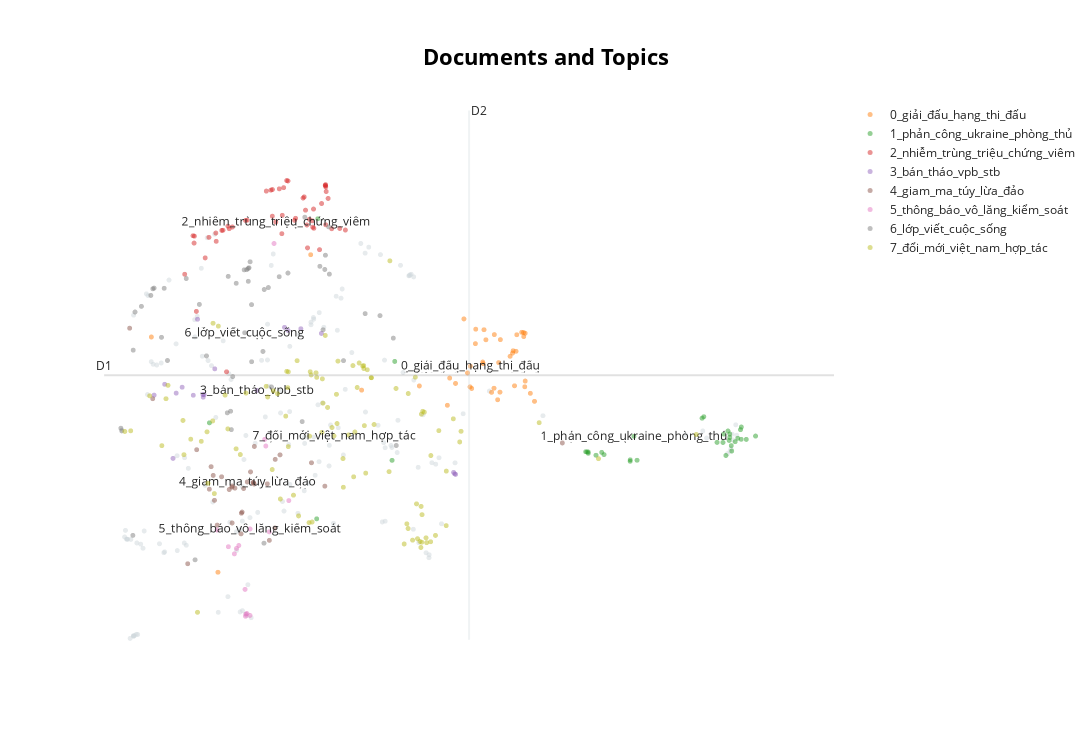

The code cell stored with this chart in its notebook:
### Markdown cell above
#### Custom Hover

### Code cell
# titles = [i for i in papers["title"]]
# topic_model.visualize_documents(titles, reduced_embeddings=reduced_embeddings)

### Figure 1 — Plotly figure (JSON) as saved in the notebook; plotly's stock layout.template omitted (floating-point values rounded to 4 significant figures; data arrays with more than 128 entries replaced by an {"elided": "..."} marker saying what was removed)
{"data": [{"hoverinfo": "text", "hovertext": {"elided": "163 str values"}, "marker": {"color": "#CFD8DC", "opacity": 0.5, "size": 5}, "mode": "markers+text", "name": "other", "showlegend": false, "type": "scattergl", "x": {"elided": "163 float values"}, "y": {"elided": "163 float values"}}, {"hoverinfo": "text", "hovertext": ["Hargreaves: 'Bayern chỉ cần đá đúng phong độ để thắng Man Utd' - VnExpress Thể thao", "Hai đội bóng đá nam bỏ ASIAD 19 - VnExpress Thể thao", "Tuyển nữ Việt Nam dự ASIAD 19 không có Huỳnh Như - VnExpress Thể thao", "MU sẽ thi đấu đội hình nào nếu loại cả Antony và Sancho? - Báo VietnamNet", "Nữ ca sĩ bị lừa quay cảnh nhạy cảm nhất MV năm 20 tuổi, rời showbiz để làm việc 12 giờ/ngày với mức lương bất ngờ - Tạp chí Doanh Nghiệp Việt Nam", "Lịch thi đấu vòng 5 Ngoại hạng Anh: MU và Man City gặp đối thủ khó chịu - Báo VOV", "Á quân Aquaman Vietnam tăng tốc tập luyện cho ngày trở lại - VnExpress Thể thao", "Thể thức đấu MuayThai mới lần đầu đến Việt Nam - VnExpress Thể thao", "Joao Felix giúp Barca thắng đậm ở Champions League - VnExpress Thể thao", "Thuỳ Linh vô địch Vietnam Open 2023 - VnExpress Thể thao", "Thể thao Triều Tiên trở lại quốc tế sau 4 năm đóng cửa - VnExpress Thể thao", "Thủ môn Lazio được so sánh với Haaland - VnExpress Thể thao", "Ai có thể thay thế Hansi Flick ngồi ghế nóng ĐT Đức? - Tạp chí Người Đưa Tin", "Man City thắng ngược trận ra quân Champions League - VnExpress Thể thao", "Nhận định Tây Ban Nha vs Đảo Síp, 1h45 ngày 13/9, vòng loại EURO 2024 - Báo Công Luận", "[Kết quả] Việt Nam 2-0 Palestine - giao hữu quốc tế", "Enrique: 'PSG cần thoát khỏi nỗi ám ảnh Champions League' - VnExpress Thể thao", "Kipchoge sẵn sàng chinh phục Berlin Marathon 2023 - VnExpress Thể thao", "HLV Palestine chỉ rõ điểm mạnh của tuyển Việt Nam - Báo Giáo Dục & Thời Đại", "Con đường học vấn và hành trình đến ngôi vô địch billiard thế giới của Bao Phương Vinh - Báo Thế Giới & Việt Nam", "Carlsen mất trắng hậu ở Speed Chess Championship - VnExpress Thể thao", "HLV Pohang Steelers: 'Hà Nội FC không dễ chơi' - VnExpress Thể thao", "Chuyển nhượng V-League: HAGL chia tay Brandao, Hà Nội FC công bố 2 tân binh - Báo VOV", "TRỰC TIẾP đội tuyển Việt Nam và Palestine: Thuốc thử xứng tầm - Báo Quân Đội Nhân Dân", "Chú Nadal: 'Cháu tôi khó bắt kịp Djokovic' - VnExpress Thể thao", "'Đại gia' V-League chiêu mộ cầu thủ từng đối đầu sao MU - Báo Giao Thông", "Ronaldo mờ nhạt ở trận đầu AFC Champions League - VnExpress Thể thao", "Henry: 'Dùng Messi, Neymar, Mbappe cùng lúc là sai lầm' - VnExpress Thể thao", "Các đối thủ của Việt Nam ghìm chân nhau ở Asiad 19 - VnExpress Thể thao", "HLV tuyển Hàn Quốc bực bội trước áp lực dư luận: Không thích thì đi mà tìm HLV khác - Báo Tiền Phong", "Ông Park liệu có buồn với phát biểu của HLV Troussier? - Tạp chí SaoStar", "Truyền thông thế giới thán phục cơ thủ Bao Phương Vinh - VnExpress Thể thao", "Newcastle giành điểm đầu tiên ở bảng 'tử thần' - VnExpress Thể thao", "Hà Nội FC chi triệu USD mua ngoại binh đá giải châu Á - VnExpress Thể thao", "HLV Mai Đức Chung muốn vào bán kết ASIAD 19 - VnExpress Thể thao", "Mbappe giúp PSG hạ Dortmund ở Champions League - VnExpress Thể thao", "BLV Quang Huy: Quang Hải tỏa sáng, ĐTVN sẽ nối dài chiến tích cho HLV Troussier! - Báo Tổ Quốc", "Chuyên gia dự đoán Arsenal thua trên sân Everton - VnExpress Thể thao", "Vì sao Trần Quyết Chiến nhắc Bao Phương Vinh nâng cao Cup? - VnExpress Thể thao", null], "marker": {"opacity": 0.5, "size": 5}, "mode": "markers+text", "name": "0_giải_đấu_hạng_thi_đấu", "text": ["", "", "", "", "", "", "", "", "", "", "", "", "", "", "", "", "", "", "", "", "", "", "", "", "", "", "", "", "", "", "", "", "", "", "", "", "", "", "", "0_giải_đấu_hạng_thi_đấu"], "textfont": {"size": 12}, "type": "scattergl", "x": [2.922, 2.918, 2.826, 2.65, -0.8856, 2.764, 2.369, 2.592, 3.101, 2.039, 2.892, 2.744, 3.188, 2.856, 1.408, 2.735, 3.193, 2.564, 2.904, 2.344, -0.1594, 3.055, 3.062, 2.729, 2.524, 3.029, 3.175, 3.177, 2.853, 3.295, 3.249, 2.609, 0.8525, 3.093, 3.077, 3.155, 3.193, 2.654, 2.433, 2.594], "y": [5.085, 4.218, 4.215, 5.019, 5.129, 5.083, 4.451, 4.305, 5.166, 4.321, 4.093, 5.249, 4.307, 5.168, 4.252, 4.689, 5.191, 4.535, 4.706, 4.002, 1.246, 4.864, 4.902, 4.715, 5.427, 4.81, 5.202, 5.136, 4.283, 4.066, 4.199, 4.279, 6.487, 4.892, 4.323, 5.206, 4.401, 5.258, 4.362, 4.647]}, {"hoverinfo": "text", "hovertext": ["Hàn Quốc triệu Đại sứ Nga - VnExpress", "Tiêm kích Nga chặn trinh sát cơ Mỹ - VnExpress", "Ukraine tuyên bố chặn 35 tên lửa, UAV tự sát Nga - VnExpress", "Nga tiết lộ hậu trường chuẩn bị quà cho ông Kim Jong-un - VnExpress", "Rò rỉ hình ảnh chiếc Challenger 2 thứ hai bị Nga phá hủy trên chiến trường Ukraine - Báo Tiền Phong", "Tổng thống Zelensky nhận định về chiến dịch phản công của Ukraine - Báo Tin Tức TTXVN", "Sai lầm chiến thuật có thể làm suy yếu phòng tuyến Nga ở Ukraine - VnExpress", "Nga 'tập kích kho tên lửa Storm Shadow' của Ukraine - VnExpress", "Latvia đóng một trong hai cửa khẩu với Belarus - VnExpress", "Ông Putin: Nền kinh tế Nga đã hồi phục hoàn toàn - VnExpress", "Tướng Mỹ cảnh báo Ukraine sắp hết thời gian phản công - Tạp chí Một Thế Giới", "NATO lên kế hoạch tập trận lớn nhất kể từ thời Chiến tranh Lạnh - Báo Tin Tức TTXVN", "Ukraine đối mặt bài toán sửa chữa tăng thiết giáp phương Tây - VnExpress", "Tiền tuyến mạng trong xung đột Ukraine - VnExpress", "Ông Kim Jong-un về đến Bình Nhưỡng - VnExpress", "Tổng thống Belarus đề xuất hợp tác ba bên với Nga và Triều Tiên - VnExpress", "Xe tăng Challenger thứ 2 của Anh bị hạ trên chiến trường Ukraine - Báo VietnamPlus", "Ukraine bác cáo buộc 'tự bắn nhầm thành phố miền đông' - VnExpress", "Cuộc phản công của Ukraine: Đi tìm đột phá - Tạp chí Người Đưa Tin", "Ukraine dùng mô hình vũ khí phương Tây làm mồi nhử khiến Nga tiêu hao nguồn lực - Báo VOV", "Kiev vấp đá tảng khi Moscow tăng chiều sâu bãi mìn ở Zaporozhye - Báo Giáo Dục & Thời Đại", "Ông Kim Jong-un cảm ơn ông Putin sau chuyến thăm Nga - VnExpress", "Iran trở thành quốc gia thứ 4 trên thế giới sở hữu vũ khí siêu thanh - Báo Bảo Vệ Pháp Luật", "Bộ trưởng Quốc phòng Nga thăm Iran - VnExpress", "Phi hành gia Mỹ lập kỷ lục ở lâu nhất trong vũ trụ", "Truyền thông Hàn Quốc: Tàu chở ông Kim Jong-un có thể đã khởi hành đến Nga - Báo Pháp Luật TP.HCM", "Lãnh đạo Chechnya đăng video giữa tin đồn 'ốm nặng' - VnExpress", "Ukraine cáo buộc Nga tấn công loạt mục tiêu công nghiệp - VnExpress", "Tướng Mỹ: Ukraine khó đẩy lùi hoàn toàn lực lượng Nga - VnExpress", "Ngoại trưởng Trung Quốc đến Nga bàn về an ninh - VnExpress", "Phương Tây lo lắng khi 'Máy bay ngày tận thế' của Nga liên tục cất cánh - Chuyên trang An Ninh Thủ Đô - Báo Công an nhân dân", "Đại tá Nga nói tàu ngầm Mỹ từng bị bám đuôi suốt 9 giờ - VnExpress", "Ông Kim Jong-un tham quan oanh tạc cơ, tên lửa siêu vượt âm Nga - VnExpress", "Chỉ huy Ukraine chê chiến thuật NATO - VnExpress", null], "marker": {"opacity": 0.5, "size": 5}, "mode": "markers+text", "name": "1_phản_công_ukraine_phòng_thủ", "text": ["", "", "", "", "", "", "", "", "", "", "", "", "", "", "", "", "", "", "", "", "", "", "", "", "", "", "", "", "", "", "", "", "", "", "1_phản_công_ukraine_phòng_thủ"], "textfont": {"size": 12}, "type": "scattergl", "x": [4.339, 4.053, 5.287, 3.966, 5.142, 5.351, 5.425, 5.55, 5.446, 5.442, 5.542, 1.77, 5.406, 5.425, 3.853, 5.383, 5.123, 5.419, 5.552, 5.606, 5.707, 3.881, -0.252, 4.338, 1.741, 3.868, 0.9302, 5.484, 5.512, 4.414, 0.918, 4.028, 3.881, 5.359, 4.379], "y": [3.101, 3.187, 3.389, 3.177, 3.813, 3.388, 3.527, 3.44, 3.246, 3.336, 3.599, 4.726, 3.577, 3.47, 3.235, 3.173, 3.788, 3.422, 3.643, 3.439, 3.494, 3.23, 3.712, 3.077, 3.093, 3.233, 7.081, 3.4, 3.457, 3.094, 2.127, 3.225, 3.209, 3.527, 3.489]}, {"hoverinfo": "text", "hovertext": ["Brad Pitt luyện cơ bắp, ăn kiêng giữ dáng ở tuổi 60 - VnExpress Giải trí", "Sốc sốt xuất huyết nguy kịch - VnExpress Sức khỏe", "Bé 3 tuổi ung thư lưỡi - VnExpress Sức khỏe", "Bệnh uốn ván - VnExpress Sức khỏe", "Tác dụng của dầu long não: giảm đau nhức, trị nấm, thông mũi và nhiều công dụng khác - Báo Phụ Nữ Việt Nam", "Sinh thiết có khiến tế bào ung thư lan rộng? - VnExpress Sức khỏe", "Số ca sốt xuất huyết ở Hà Nội tăng gấp đôi trong một tuần - VnExpress Sức khỏe", "Ăn đồ thừa qua đêm có gây hại? - VnExpress Sức khỏe", "Hải Phòng: Bệnh đau mắt đỏ có nguy cơ bùng phát - Báo Kiến Thức", "Ăn gì giúp hạ men gan? - VnExpress Sức khỏe", "10 tác dụng của cần tây đối với sức khỏe - VnExpress Sức khỏe", "Đau mắt đỏ xuất huyết - VnExpress Sức khỏe", "'Bánh trung thu Việt quá đắt'", "Vì sao cần tiêm ngừa dại và uốn ván khi chuột cắn - VnExpress Sức khỏe", "Nối thành công cổ tay đứt rời - VnExpress Sức khỏe", "Bí quyết chọn dầu ăn của các đầu bếp nổi tiếng - VnExpress Đời sống", "Nguyên nhân trẻ tai biến sau tiêm vaccine viêm gan B do đâu? - Báo Kinh Tế Đô Thị", "Bệnh béo phì - VnExpress Sức khỏe", "Biến chứng nguy hiểm của viêm VA - áp xe thành sau họng - Báo VOV", "Quán phở đỏ Xín Mần tráng tay ở Hà Nội - VnExpress Du lịch", "Hơn 110 người ngộ độc sau ăn bánh mì Phượng xuất viện - VnExpress Sức khỏe", "Ăn tiết canh có bổ máu? - VnExpress Sức khỏe", "Tầm soát đột quỵ - nên hay không? - VnExpress Sức khỏe", "Nấu ăn sáng tại nhà, gia đình tôi tiết kiệm 1,8 triệu đồng mỗi tháng - VnExpress", "Bệnh đau mắt đỏ do enterovirus và adenovirus gây ra có nguy hiểm? - Tạp chí Một Thế Giới", "Cách chăm sóc da sau thủ thuật laser - VnExpress Sức khỏe", "Hà Nội: Ghi nhận ba ca tử vong do sốt xuất huyết, người dân không được chủ quan, lơ là - Báo Tin Tức TTXVN", "Giảm 13 kg trong 6 tháng - VnExpress Sức khỏe", "Nên và không nên làm gì khi bị viêm xoang? - VnExpress Sức khỏe", "Học viên Bệnh viện Việt Đức bị tố sàm sỡ bệnh nhân trong phòng X-quang - VnExpress Sức khỏe", "Ăn gì khiến bạn trông già hơn tuổi? - VnExpress Sức khỏe", "Sở Y tế TP.HCM nói gì về thông tin đau mắt đỏ lây qua nước uống? - Báo VietnamNet", "Các bệnh đau cổ tay do gõ máy tính nhiều - VnExpress Sức khỏe", "Nữ sinh mắc Whitmore tử vong - VnExpress Sức khỏe", "Tiên lượng sống của người bệnh ung thư đại trực tràng - VnExpress Sức khỏe", "5 thực phẩm hại gan - VnExpress Sức khỏe", "'Ăn trong chánh niệm' giúp mẹ bỉm giảm 18 kg - VnExpress Sức khỏe", "Bé 10 tuổi bị đột quỵ não - VnExpress Sức khỏe", "Có nên thở bằng miệng thay mũi? - VnExpress Sức khỏe", "Hai anh em nhảy từ tầng 7 chung cư mini đang bình phục - VnExpress Sức khỏe", "Giảm 24 kg trong 5 tháng - VnExpress Sức khỏe", "Nhiễm trùng máu ở trẻ em - VnExpress Sức khỏe", "Nguyên nhân bé trai sơ sinh tử vong sau tiêm vắc-xin viêm gan B - Báo Người Lao Động", "Bé đông đặc phổi bởi đồng nhiễm vi khuẩn - VnExpress Sức khỏe", "Lại gần chó nhà đang ăn, bé gái bị cắn rách mặt - VnExpress Sức khỏe", "Mờ mắt do đau mắt đỏ có nguy hiểm? - VnExpress Sức khỏe", "Bị cắt cụt tứ chi sau ăn cá rô phi chưa nấu chín - VnExpress Sức khỏe", "Đồng xu mắc kẹt trong thực quản bé 5 tuổi - VnExpress Sức khỏe", "Nữ sinh mắc Whitmore tử vong - VnExpress Sức khỏe", "Một bệnh nhân vụ cháy chung cư mini còn phải thở máy - VnExpress Sức khỏe", "Bệnh Whitmore - VnExpress Sức khỏe", null], "marker": {"opacity": 0.5, "size": 5}, "mode": "markers+text", "name": "2_nhiễm_trùng_triệu_chứng_viêm", "text": ["", "", "", "", "", "", "", "", "", "", "", "", "", "", "", "", "", "", "", "", "", "", "", "", "", "", "", "", "", "", "", "", "", "", "", "", "", "", "", "", "", "", "", "", "", "", "", "", "", "", "", "2_nhiễm_trùng_triệu_chứng_viêm"], "textfont": {"size": 12}, "type": "scattergl", "x": [0.5378, 0.7696, 0.435, 1.082, 0.9717, 0.8835, 0.7815, -0.1171, 1.015, -0.05009, 1.016, 1.022, -0.4307, 0.434, 1.231, -0.2986, 0.5907, 0.8113, 0.7964, -0.4194, -0.4166, -0.2579, 0.887, -0.5217, 1.014, 1.043, -0.3945, 0.1416, 0.5425, 0.8381, -0.03652, 1.011, 1.17, 0.818, 0.8703, -0.001375, -0.105, 0.4182, 0.6877, -0.06526, 0.1589, 0.5579, 0.6047, 0.51, -0.1783, 1.017, -0.1826, 0.3685, 0.9495, 0.6773, 0.8744, 0.4718], "y": [6.834, 7.422, 7.562, 6.915, 7.332, 7.241, 7.441, 6.888, 7.644, 6.958, 6.981, 7.53, 6.8, 7.123, 6.894, 6.435, 7.711, 6.977, 7.222, 6.679, 6.793, 6.774, 6.923, 6.164, 7.623, 7.416, 5.551, 7.052, 7.137, 7.071, 6.916, 7.633, 6.921, 6.6, 7.047, 6.944, 6.891, 7.553, 7.088, 4.554, 7.057, 7.594, 7.704, 7.574, 6.708, 7.606, 6.844, 7.537, 6.57, 7.054, 6.942, 7.028]}, {"hoverinfo": "text", "hovertext": ["Trung Quốc tăng cường đảm bảo sự ổn định của đồng nhân dân tệ - Báo VietnamPlus", "Bán tháo trên diện rộng, chứng khoán giảm sâu - Báo Sài Gòn Giải Phóng", "Chứng khoán thanh khoản đột biến 1,5 tỷ USD - Báo Tiền Phong", "Trung Quốc quyết tâm chặn đà giảm giá của đồng nhân dân tệ - Báo VOV", "Chứng khoán bất ngờ lao dốc, khối ngoại bán hơn 1.000 tỉ đồng - Báo Người Lao Động", "Nhà đầu tư 'quay xe', thị trường chìm trong sắc đỏ, VN-Index mất gần 18 điểm - Chuyên trang Đầu Tư Chứng Khoán - Báo Đầu Tư", "Trả cổ tức bằng tiền đến 30%, chứng khoán cao su đặt nhiều kỳ vọng - Báo Giao Thông", "Thanh khoản bùng nổ, VN-Index mất đỉnh tháng 8 - Tạp chí Người Đưa Tin", "Cổ phiếu bất động sản, ngân hàng kéo lùi thị trường - VnExpress Kinh doanh", "Rạng Đông Holding muốn huy động 300 tỷ đồng để trả nợ - Tạp chí Người Đưa Tin", "Giới đầu tư chứng khoán 'hồi hộp' chờ đợi thông tin lạm phát của Mỹ - Báo Tin Tức TTXVN", "Tỷ giá trung tâm vượt mốc 24.000 đồng/USD, vàng trong nước vững 'vị thế' - Báo Đầu Tư", "Cổ phiếu bất động sản lao dốc, VN-Index mất hơn 17 điểm - Báo Nhân Dân", "Giá vàng trong nước tăng cao, vàng miếng áp sát mốc 69 triệu đồng - Báo VietnamNet", "Đầu tư Hải Phát: Nước gần vẫn… không cứu được lửa gần - Tạp chí Vnbusiness", "Đối mặt với thách thức '2 chữ D', Trung Quốc có thể phải 'hi sinh' đồng Nhân dân tệ - Tạp chí Đầu tư Tài chính", "Chứng khoán: Thị trường đỏ lửa, khối ngoại bán ròng 1.000 tỷ đồng - Chuyên trang An Ninh Thủ Đô - Báo Công an nhân dân", "Cổ phiếu tăng gấp 3 lần, người nhà Chủ tịch Hoa Sen thoái sạch vốn - Tạp chí Người Đưa Tin", null], "marker": {"opacity": 0.5, "size": 5}, "mode": "markers+text", "name": "3_bán_tháo_vpb_stb", "text": ["", "", "", "", "", "", "", "", "", "", "", "", "", "", "", "", "", "", "3_bán_tháo_vpb_stb"], "textfont": {"size": 12}, "type": "scattergl", "x": [2.434, 0.7452, -0.8558, 2.412, -0.4285, 0.5673, -0.5499, -0.3097, 0.9696, -0.7405, -0.194, -0.3201, 0.6053, -0.3228, -0.6494, 2.424, -0.6149, -0.3821, 0.266], "y": [2.861, 5.265, 4.169, 2.894, 4.167, 5.288, 4.3, 4.176, 5.188, 4.348, 4.603, 4.136, 5.237, 4.18, 3.125, 2.871, 4.202, 5.422, 4.246]}, {"hoverinfo": "text", "hovertext": ["Nguyễn Tài - Tư Trọng và những bí danh đầy ý nghĩa - Chuyên trang An Ninh Thế Giới - Báo Công an Nhân dân", "Say rượu, tông chết người rồi bỏ trốn - VnExpress", "Phê chuẩn khởi tố, bắt tạm giam đối tượng vận chuyển hơn 300 hộp pháo hoa nổ - Báo Bảo Vệ Pháp Luật", "Màn kịch tinh vi của cựu nữ hiệu phó tiểu học ở Gia Lai để uy hiếp chủ nợ - Báo VietnamNet", "Bắt giam chủ hụi lừa đảo hơn 1,6 tỷ đồng - Báo Tin Tức TTXVN", "Mang 3 tiền án, vẫn vận chuyển 18.000 viên ma túy - Báo Công An Nhân Dân", "Ninh Bình: Cô gái trẻ lẻn vào shop quần áo trộm 2 chiếc Iphone - Báo Kiến Thức", "Trao trả tài sản cho người bị đánh rơi - Chuyên trang An Ninh Thủ Đô - Báo Công an nhân dân", "Lật tẩy thủ đoạn tinh vi của 'vợ xinh' kết hôn giả lừa đảo chiếm đoạt tài sản - Chuyên trang An Ninh Thủ Đô - Báo Công an nhân dân", "Hòa Bình: Bắt nhóm nam nữ tổ chức 'tiệc ma túy' tại chung cư Sao Vàng - Báo Kiến Thức", "Tìm bị hại liên quan đến dự án Airport New Center ở Đồng Nai - Báo Công An Nhân Dân", "Con trai bị 'đầu gấu' bắt giữ, người mẹ đến tận nơi tìm cách giải quyết - Báo VietnamNet", "Trăm cảnh sát giữ trật tự phiên xử băng 'giang hồ áo cam' - VnExpress", "Tạm giữ hơn 800 bánh trung thu có dấu hiệu nhập lậu ở Hà Nội - Chuyên Trang Công Lý & Xã Hội - Báo Công Lý", "Bắt đối tượng trốn truy nã về tội 'sử dụng trái phép vũ khí quân dụng' - Báo Bảo Vệ Pháp Luật", "Quảng Ninh triệt phá nhóm sản xuất, lưu hành tiền giả liên tỉnh - Báo Pháp Luật TP.HCM", "Hải quan phối hợp phát hiện, bắt giữ 1,4 tấn ma túy trong 8 tháng - Báo VietnamPlus", "Xử phạt hành chính người cung cấp thông tin sai sự thật về cưỡng chế công trình vi phạm - Báo Dân Sinh", "Thuê phòng quán karaoke để tổ chức đánh bạc - Chuyên trang An Ninh Thủ Đô - Báo Công an nhân dân", "Các thủ đoạn lừa khách hàng của công ty bất động sản Lộc Phúc tại Đồng Nai - Báo Pháp Luật TP.HCM", "Lai Châu bắt giữ đối tượng mua bán trái phép sừng tê giác, mật gấu - Báo VietnamPlus", "Thu giữ 100 bao thuốc lá điếu nhập lậu - Chuyên Trang Công Lý & Xã Hội - Báo Công Lý", "Mạo danh cán bộ cấp cao lừa đảo, chiếm đoạt gần 10 tỉ đồng - Báo Bảo Vệ Pháp Luật", "Quen nhau trong tù, về đời rủ nhau lập nhóm trộm xe - Báo Pháp Luật TP.HCM", "Công an tỉnh Hà Tĩnh: Bắt đối tượng lừa bán 20 lô đất - Báo Pháp Luật Việt Nam", "Nghi phạm cướp tiền ở Hàn Quốc bị bắt sau khi trốn sang Việt Nam - VnExpress", "Khởi tố, bắt tạm giam Tổng Giám đốc cùng 21 Trưởng ban, Trưởng phòng, kế toán, tổ trưởng, 'diễn viên' dàn cảnh bán bất động sản 'ma' - Báo Chính Phủ", "Khống chế, bắt giữ nhóm đối tượng mua bán ma túy - Chuyên trang Bảo Vệ Công Lý - Báo Công Lý", "Bắt 9 người ở Hòa Bình sử dụng ma túy tại tòa nhà chung cư - Báo Giáo Dục & Thời Đại", "Hai lãnh đạo công ty trà nổi tiếng ở thành phố Bảo Lộc bị cấm xuất cảnh - Báo Tin Tức TTXVN", "Dàn cảnh đánh người vì bị 'dán đè quảng cáo trên cột điện'", "Người phụ nữ bị xử phạt vì xúc phạm cảnh sát giao thông trên facebook - Báo VOV", null], "marker": {"opacity": 0.5, "size": 5}, "mode": "markers+text", "name": "4_giam_ma_túy_lừa_đảo", "text": ["", "", "", "", "", "", "", "", "", "", "", "", "", "", "", "", "", "", "", "", "", "", "", "", "", "", "", "", "", "", "", "", "4_giam_ma_túy_lừa_đảo"], "textfont": {"size": 12}, "type": "scattergl", "x": [0.2251, -0.489, 0.09663, -1.123, -0.871, -0.1193, -0.2531, 0.1962, 0.2278, -0.211, 0.3794, -0.1673, 0.09265, 0.4656, 0.104, -0.03647, 0.2377, 0.4622, 0.02566, 0.2354, 0.5181, 0.861, -0.006811, -0.1971, 0.1209, 3.599, -0.3914, -0.004124, -0.2339, 1.007, -0.004491, 0.4015, 0.1609], "y": [2.728, 1.386, 2.221, 5.274, 4.11, 2.821, 2.617, 2.902, 2.725, 2.844, 2.704, 2.024, 1.88, 3.109, 2.239, 2.611, 3.322, 1.976, 2.634, 2.702, 3.183, 3.052, 2.65, 2.432, 2.628, 3.38, 3.268, 2.668, 2.988, 2.667, 2.059, 1.772, 2.737]}, {"hoverinfo": "text", "hovertext": ["Bảng giá xe máy SH Mode mới nhất tháng 9/2023 - Báo VTC News", "Dịch vụ phá khóa bánh xe giá 50 USD - VnExpress", "Còi xe cảnh sát có thể khiến tài xế khác thấy rung - VnExpress", "Bố trí cảnh sát giao thông trực hệ thống camera giám sát 24/24 từ 15/9 - Báo Công Thương", "Tạm hoãn phiên tòa vụ Cựu giám đốc Sở ở Bình Dương làm sai nhiều quy định - Báo Tin Tức TTXVN", "Hyundai Palisade - tân binh SUV cỡ E giá 1,47-1,59 tỷ đồng - VnExpress", "CSGT phải khẩn trương xử lý tin báo vi phạm, phản ánh của người dân - Báo Sức Khỏe & Đời Sống", "Nan giải xử lý xe 'vô chủ' - VnExpress", "Cập nhật bảng giá xe hãng Lexus mới nhất tháng 9/2023 - Báo Thế Giới & Việt Nam", "Thiết bị giám sát hành trình và thu thập hình ảnh tài xế là gì - VnExpress", "Lời cãi 'đến cùng' trong vụ án kẹp chân cảnh sát, phớt lờ lời kêu cứu - VnExpress", "Ford F-150 2024 - siêu bán tải tràn ngập công nghệ - VnExpress", "Đây là lý do vì sao vô lăng ôtô ngày càng dày hơn - Báo Kiến Thức", "Bán xe VinFast Fadil bản tiêu chuẩn 2021? - VnExpress", "Xe máy vô chủ chất thành đống ở bến xe - Báo Pháp Luật TP.HCM", null], "marker": {"opacity": 0.5, "size": 5}, "mode": "markers+text", "name": "5_thông_báo_vô_lăng_kiểm_soát", "text": ["", "", "", "", "", "", "", "", "", "", "", "", "", "", "", "5_thông_báo_vô_lăng_kiểm_soát"], "textfont": {"size": 12}, "type": "scattergl", "x": [0.1569, 0.0199, 0.4527, 0.3629, 0.6139, 0.1415, 0.4009, -0.04555, 0.1444, 0.3502, -0.1685, 0.1366, 0.06846, 0.19, 0.04313, 0.1912], "y": [0.5643, 1.549, 6.672, 3.329, 2.428, 0.5188, 1.912, 1.667, 0.5531, 3.438, 1.943, 0.9628, 1.687, 0.5327, 1.639, 1.96]}, {"hoverinfo": "text", "hovertext": ["Cái chết của mẹ đơn thân sau khi đi bar: Bộ hài cốt cháy đen - Tạp chí Người Đưa Tin", "Hôn nhân 27 năm của 'Người sói' Hugh Jackman - VnExpress Giải trí", "Tạo hình bác Ba Phi của Trấn Thành - VnExpress Giải trí", "Khủng hoảng lao động rình rập Nhật Bản - VnExpress Kinh doanh", "Thường xuyên mơ về người yêu cũ - VnExpress", "'Hawking Hawking' - chân dung khác về một huyền thoại - VnExpress Giải trí", "Mẹ tôi đang sống hạnh phúc với dượng thì bỗng nhiên bố tôi trở về và muốn chen ngang - Báo Phụ Nữ Việt Nam", "Tân sinh viên 'sốc' trước muôn vàn khó khăn khi xa nhà - Báo Sức Khỏe & Đời Sống", "Tôi có sai khi muốn chồng ru con ngủ để cai sữa? - VnExpress", "Mỗi tháng trung bình có hơn 200 vụ ly hôn ở một tỉnh miền Trung - Báo Công An Nhân Dân", "Jeannie Mai ly hôn - VnExpress Giải trí", "Nên có bao nhiêu bạn thân? - VnExpress Đời sống", "Nhà bê tông trần với vườn rau trên mái - VnExpress", "Clip: Người phụ nữ chửi bới, đánh tài xế vì không được xuống xe - Tạp chí Người Đưa Tin", "Nên có bao nhiêu bạn thân? - VnExpress Đời sống", "Bị bạn thân lừa vay 200 triệu, đến lúc đổ bể, tôi bị chồng đuổi ra khỏi nhà - Báo Phụ Nữ Việt Nam", "Ca sĩ Anh Thơ tuổi 47: Làm mẹ đơn thân, đủ tiền mua biệt thự vẫn ở chung cư vì con - Báo Phụ Nữ Việt Nam", "Những điều phụ nữ nên làm trước khi kết hôn - VnExpress Đời sống", "Người Libya đào mộ tập thể chôn nạn nhân lũ quét - VnExpress", "Vụ cháy ở TP.HCM khiến hai em nhỏ tử vong: Thấy chết mà không cứu được - Báo VOV", "Nghe podcasts | Sát nhân 'đội lốt' pháp sư sát hại 42 người", "Vợ chịu áp lực sinh con trai, chồng xóa tan nỗi lo chỉ bằng một câu nói - Báo VietnamNet", "Phòng trọ tiện nghi 'ế' khách - VnExpress Đời sống", "Xin việc tuổi 34 nhưng không nơi nào chịu nhận", "Nên làm gì để sinh lợi trên đất vườn 8.000 m2? - VnExpress", "Nhật lần đầu ghi nhận gần 12,5 triệu người trên 80 tuổi - VnExpress", "Yên Bái: Người dân tự ý san tạo mặt bằng, lấp công trình thủy lợi - Báo VietnamPlus", "Căn hộ 41 m2 có thiết kế 'giấu đồ' - VnExpress", "Bác sĩ 'kê' thiên nhiên vào đơn thuốc trị bệnh - VnExpress Sức khỏe", "'Vua son môi' xin lỗi vì chê khách hàng ít tiền - VnExpress Giải trí", "Có nhu cầu nhưng không muốn làm quen, cặp bồ - VnExpress", "Khó ly hôn vì lỗ nặng khi chia tài sản - VnExpress", "8 cụm động từ hay gặp với 'pass' - VnExpress", "Nghe podcasts | Sát nhân 'đội lốt' pháp sư sát hại 42 người", "Bị chỉ trích vì không giúp người thân chen ngang khi khám bệnh - VnExpress", "Không lập gia đình, không sinh con chưa chắc là bi kịch - VnExpress", "Người mua chung cư mini bị thiệt thòi như thế nào?", "Ba thứ không nên tham trong đời - VnExpress Đời sống", "4 lầm tưởng về tuổi nghỉ hưu - VnExpress Đời sống", "Chỉ đưa chồng 1/8 tiền lương của anh để chi tiêu cá nhân - VnExpress", "Có nên thuê căn hộ để kinh doanh Airbnb? - VnExpress", "Review - Phim 'Gia đình mình vui bất thình lình' kết thúc", "Lê Giang: 'Tôi sợ không thể đóng phim vì sửa mặt quá nhiều' - VnExpress Giải trí", "Ba mẹo nuôi dạy con hạnh phúc - VnExpress Đời sống", "Người đi xe máy quỳ gối xin tha khi đâm vào ôtô - VnExpress", "Tin vui cho hàng trăm nghìn người được tăng lương hưu 2 lần năm 2023 - Báo Sức Khỏe & Đời Sống", "Bị tổn thương từ nhỏ khiến cuộc đời tôi u ám - VnExpress", "Dấu hiệu cuộc sống bất ổn khi về hưu - VnExpress Đời sống", "Những phụ huynh ủng hộ học sinh phải trả bài đầu giờ - VnExpress", "Tại sao vợ ép chồng đưa lương không là 'cưỡng đoạt tài sản'?", null], "marker": {"opacity": 0.5, "size": 5}, "mode": "markers+text", "name": "6_lớp_viết_cuộc_sống", "text": ["", "", "", "", "", "", "", "", "", "", "", "", "", "", "", "", "", "", "", "", "", "", "", "", "", "", "", "", "", "", "", "", "", "", "", "", "", "", "", "", "", "", "", "", "", "", "", "", "", "", "6_lớp_viết_cuộc_sống"], "textfont": {"size": 12}, "type": "scattergl", "x": [0.2074, 0.9527, 1.787, -1.218, 0.5091, 1.013, -1.064, 0.3456, -0.8559, 1.056, 1.006, 0.1787, 0.00201, 0.343, 0.1548, -1.084, -0.9943, 0.1269, 0.3315, -1.087, -0.02104, -0.87, 0.3908, -0.7751, 0.4244, -1.209, 0.7599, 0.2082, 1.048, 1.609, 0.1918, 0.988, -0.01299, -0.05752, 0.7883, -0.04719, -0.7102, -0.3619, 0.1715, -0.7457, 1.211, 0.0402, 1.754, -0.5051, -0.4087, -0.2846, 0.6045, 0.1717, 1.447, -0.8914, 0.1324], "y": [5.663, 6.295, 3.337, 3.623, 6.124, 6.479, 5.541, 5.913, 5.936, 6.167, 6.244, 6.272, 4.476, 1.725, 6.24, 4.912, 5.634, 6.237, 4.89, 1.854, 3.903, 5.925, 5.945, 5.123, 4.304, 3.579, 3.732, 4.72, 6.947, 5.481, 6.37, 5.248, 3.6, 3.877, 7.106, 6.129, 4.741, 5.667, 6.26, 5.933, 4.739, 6.015, 5.11, 6.094, 1.451, 4.816, 6.184, 6.048, 5.514, 5.815, 5.199]}, {"hoverinfo": "text", "hovertext": ["Chip dành cho laptop của Intel tích hợp AI tạo sinh - VnExpress Số hóa", "Kiến nghị xử lý nhiều vi phạm tại Công ty Lâm nghiệp Nam Tây Nguyên - Báo Tin Tức TTXVN", "Chân dung nữ sinh tặng hoa cho Tổng thống Mỹ Joe Biden - Báo Kiến Thức", "Khởi công cầu 8.000 tỷ đồng bắc qua sông Hậu vào tháng 10 - VnExpress", "Ai Cập phản đối Ethiopia tích nước cho đập Đại Phục Hưng - Báo VOV", "Kết quả xổ số kiến thiết ngày 11-9: TP HCM, Đồng Tháp, Cà Mau, Phú Yên, Hà Nội... - Báo Người Lao Động", "Hai tập đoàn lớn của Trung Quốc muốn xây dựng tuyến Lào Cai - Hà Nội - Hải Phòng - VnExpress", "Việt Nam luôn tạo điều kiện cho doanh nghiệp Saudi Arabia đầu tư, kinh doanh - Tạp chí Mekong Asean", "Tổng thống Mỹ lẩy Kiều trong tiệc chiêu đãi của Chủ tịch nước - VnExpress", "Những địa điểm đẹp nhất Hàn Quốc nên ghé thăm mùa thu này - Báo VOV", "Những giải đáp về sở hữu biển số 'siêu đẹp' sau khi trúng đấu giá - VnExpress", "Tăng mức đầu tư cầu Rạch Miễu 2 thêm 1.600 tỷ đồng - VnExpress", "Ngọc Thúy thừa nhận bán 8 biệt thự trong khối tài sản tranh chấp - VnExpress", "Quảng Bình cưỡng chế hơn 1.000 tỷ đồng nợ đọng tiền thuế, đứng đầu là Tập đoàn FLC - Tạp chí Đầu tư Tài chính", "Phát hiện viên kim cương 390 carat ở Nga - VnExpress", "Tổng thống Hoa Kỳ Joe Biden kết thúc tốt đẹp chuyến thăm Việt Nam - Báo VietnamPlus", "Diễn biến mới tại dự án Cảng hàng không Quảng Trị quy mô 5.800 tỷ đồng - Tạp chí Đầu tư Tài chính", "Trung Đông trở thành 'ATM của thế giới' - VnExpress Kinh doanh", "Đắk Nông: Tiềm ẩn tai nạn vì Cổng chào Bon U1 thị trấn EaT'ling nằm trong lòng đường bê tông - Báo Dân Sinh", "BRVT: Công ty Thiết bị Cửu Long trúng 22/24 gói thầu mua sắm thiết bị giáo dục - Chuyên trang Vietnamdaily - Báo Tri thức & Cuộc sống", "7 cán bộ cần rút kinh nghiệm sau vụ ghi âm đòi 'lại quả'", "Thủ tướng đề nghị tăng kết nối đường bộ, đường sắt với Quảng Tây - VnExpress", "Cảnh nạp cống vật trên bình gốm thời Thanh - VnExpress Giải trí", "Công an Hà Nội phối hợp đảm bảo tuyệt đối an ninh, an toàn chuyến thăm của đoàn Tổng thống Mỹ: Trọn vẹn nhiệm vụ lớn! - Chuyên trang An Ninh Thủ Đô - Báo Công an nhân dân", "Chủ tịch Quốc hội Vương Đình Huệ hội kiến Tổng thống Hoa Kỳ Joe Biden - Chuyên trang An Ninh Thủ Đô - Báo Công an nhân dân", "Đề xuất bổ sung gần 550ha đất xây nhà ở xã hội, nhà ở công nhân tại TP HCM - Báo Công Luận", "Thống nhất đưa công nghệ, đổi mới sáng tạo và đầu tư trở thành trụ cột mới của quan hệ Việt Nam - Hoa Kỳ - Báo Chính Phủ", "Hà Nội: Phát triển chính quyền số, nâng cao hiệu quả, hiệu lực hoạt động phục vụ người dân - Chuyên trang Pháp Luật & Xã Hội - Báo Kinh tế & Đô thị", "Hiện trạng khu biệt thự trái phép bị tháo dỡ ở Phú Quốc - VnExpress", "Vĩnh Long khai mạc con đường nghệ thuật gốm đỏ - Báo VOV", "Làm thế nào để lấy lại đất trong dự án 'treo'? - VnExpress", "Bộ Công Thương: Để EVN xây dựng khung giá phát điện tái tạo là đúng luật - Tạp chí Vnbusiness", "5 dự án BOT hơn 37.000 tỷ đồng ở cửa ngõ TP HCM - VnExpress", "Toàn cảnh chuyến thăm của Tổng thống Mỹ Joe Biden tại Việt Nam - Tạp chí Đầu tư Tài chính", "Tổng thống Mỹ cảm ơn Việt Nam vì sự đón tiếp nồng hậu - Báo Pháp Luật TP.HCM", "Đấu giá khu đất 10.000 m2 gần cầu sông Hàn - VnExpress", "Chủ cửa hàng xe máy cũ ở Hà Nội: Chúng tôi chỉ còn chờ phá sản - Báo Sức Khỏe & Đời Sống", "Vinhomes muốn bàn giao đường ven sông cho TP HCM - VnExpress", "Yêu cầu làm rõ việc tổ chức lễ giỗ vua Quang Trung tại Miếu Đôi - Báo Người Lao Động", "Sông Đà 11 sắp thành lập công ty năng lượng vốn 500 tỷ đồng - Tạp chí Người Đưa Tin", "Việt Nam-Hoa Kỳ nâng cấp quan hệ lên Đối tác Chiến lược Toàn diện vì hòa bình, hợp tác, phát triển - Báo VOV", "Cầu vòm tuyệt đẹp ở đèo Hải Vân, điểm check-in không nên bỏ qua - Báo Kiến Thức", "Tổng thống Joe Biden đặt vòng hoa tại bia tưởng niệm cố Thượng Nghị sĩ John McCain - Báo Tin Tức TTXVN", "Trà Vinh tiếp tục công bố tình huống khẩn cấp sự cố sạt lở - Báo VOV", "Nhiều doanh nghiệp muốn đầu tư kinh tế xanh vào TP HCM - VnExpress Kinh doanh", "Chủ tịch nước Võ Văn Thưởng chủ trì tiệc chiêu đãi Tổng thống Mỹ Joe Biden - Báo Người Lao Động", "Thiết kế đường ven biển Nha Trang trong tương lai - VnExpress", "Khám phá tiềm năng hợp tác đầu tư Việt Nam - New Zealand - Tạp chí Công thương", "Đường phố Sài Gòn ngập sâu sau mưa lớn - VnExpress", "Chuẩn bị tốt nhất các phương án tổ chức Hội nghị Nghị sĩ trẻ toàn cầu lần thứ 9 - Báo Nhân Dân", "Kỳ Đài hơn 200 năm tuổi của triều Nguyễn - VnExpress Du lịch", "Tại sao dự án đường nối từ cầu Nhật Lệ 2 đến đường tránh TP. Đồng Hới vẫn 'im lìm' - Báo Sức Khỏe & Đời Sống", "Hành trình của hòa bình, hợp tác, phát triển bền vững - Báo Tin Tức TTXVN", "Chuyên gia sẽ bàn về sử dụng trí tuệ nhân tạo có trách nhiệm - VnExpress", "Bình Định tính chi 1.500 tỷ đồng làm 4 nhà máy xử lý nước thải - VnExpress", "Phó thủ tướng: Việt Nam coi khoa học - công nghệ là đột phá chiến lược - VnExpress", "Phương thức đầu tư 5 dự án BOT ở TP HCM - VnExpress", "Phà Bình Quới, Thanh Đa đã hoạt động trở lại - Báo Pháp Luật TP.HCM", "Thủ tướng Campuchia chuẩn bị thăm chính thức Trung Quốc - Tạp chí Mekong Asean", "Bất động sản Ấn Độ 'đã sẵn sàng cất cánh' - VnExpress", "Một doanh nghiệp đầu tư 500 triệu USD vào Bình Phước - Báo Người Lao Động", "Thủ tướng Phạm Minh Chính hội kiến Tổng thống Hoa Kỳ Joe Biden - Báo VietnamPlus", "Ba nhiệm vụ trọng tâm thúc đẩy hệ sinh thái đổi mới sáng tạo Hải Phòng - VnExpress", "Long An: Liên tiếp xuất hiện các vụ sạt lở nghiêm trọng - Báo VietnamPlus", "Chiếc khăn 'tự cường' được Thủ tướng Modi tặng các lãnh đạo G20 - VnExpress", "Hệ thống pin mặt trời gần cực Bắc nhất sắp hoạt động", "Bùng nổ du lịch MICE tại Quảng Ninh, kỳ vọng đón nhiều hơn dòng khách quốc tế - Báo Thế Giới & Việt Nam", "Ngân hàng 4 lần rao bán bất động sản của Tân Hoàng Minh - Tạp chí Mekong Asean", "TP HCM muốn tính 'tăng trưởng xanh' trong GRDP - VnExpress Kinh doanh", "Việt Nam cam kết đảm bảo an toàn hàng không - VnExpress", "Tổng Bí thư: Phát huy thành quả, kinh nghiệm của các thế hệ đi trước - Báo VietnamPlus", "Đường bộ ven biển Nam Định thành hình sau 3 năm - VnExpress", "'Đại gia' Nhật Bản muốn làm nhà máy điện sinh khối 50MW tại Hà Tĩnh - Tạp chí Đầu tư Tài chính", "Dừng tàu du lịch trên sông Nho Quế - VnExpress Du lịch", "Nhật Bản hoàn thành giai đoạn đầu xả nước thải hạt nhân - Báo VietnamNet", "Ngắm bình minh trên 'biển vô cực' - Báo Giáo Dục & Thời Đại", "Vietjet và Tập đoàn Carlyle ký kết tài trợ tàu bay trị giá 550 triệu USD - Báo Chính Phủ", "Chủ tịch Quốc hội Vương Đình Huệ hội kiến Tổng thống Hoa Kỳ Joe Biden - Báo Sài Gòn Giải Phóng", "Cây cầu dẫn nước 3 tầng độc đáo của người La Mã cổ đại - Báo Giao Thông", "Mùa săn mây lý tưởng ở xứ Tuyên - Tạp chí Petrotimes", "Đại gia Đức An khai gửi 13 triệu USD cho Ngọc Thúy mua tài sản", "Lợi thế đầu tư bất động sản thương mại tại trung tâm Phú Quốc - VnExpress", "Tân Thủ tướng Campuchia sắp thăm Trung Quốc - Báo VOV", "Quảng Ninh 'mạnh tay' hủy dự án Khu công nghiệp - cảng biển Hải Hà 'treo' nhiều năm - Tạp chí Đầu tư Tài chính", "'Bức tranh' kiệt tác ruộng bậc thang Mù Cang Chải - Báo Tin Tức TTXVN", "Chùa gốm sứ ở Bát Tràng - VnExpress Du lịch", "Đề xuất Bình Chánh lên thành phố - VnExpress", "Những sản phẩm thông minh sẽ trình diễn tại AI4VN 2023 - VnExpress", "Khám phá NovaWorld Phan Thiet - nơi đặt đường bơi Aquaman Vietnam - VnExpress Du lịch", "Không ngừng vun đắp mối quan hệ hữu nghị Việt Nam - Mông Cổ - Báo Điện tử Đảng cộng sản VN", "Nhà máy Lego tại Bình Dương dự kiến sản xuất trong nửa cuối 2024 - VnExpress Kinh doanh", "'TP HCM là nơi thử nghiệm tốt nhất chính sách thúc đẩy kinh tế xanh' - VnExpress Kinh doanh", "Khoảnh khắc giông lốc quét qua TP HCM - VnExpress", "Đà Nẵng kêu gọi đầu tư vào 3 phân khu của Khu công nghệ cao - Báo Đầu Tư", "Bất động sản Mỹ đang khó đến đâu? - VnExpress", "Đà Nẵng đấu giá thành công 2 khu đất 'khủng' - Báo Tiền Phong", "'Nhiều quận huyện TP HCM chưa mạnh dạn xử lý lấn chiếm vỉa hè' - VnExpress", "TP HCM thu phí sử dụng vỉa hè, lòng đường từ đầu năm 2024 - VnExpress", "Việt Nam trước thách thức lớn về an ninh nguồn nước - Báo Người Lao Động", "Thủ tướng kêu gọi doanh nghiệp Mỹ đầu tư công nghệ số vào Việt Nam - VnExpress Kinh doanh", "Tác giả tranh 'Ôm tiền chạy mất' bị đòi lại 76.000 USD - VnExpress", "Bộ trưởng Nguyễn Chí Dũng: Việt - Mỹ có nhiều tiềm năng hợp tác về công nghệ cao - Tạp chí Mekong Asean", null], "marker": {"opacity": 0.5, "size": 5}, "mode": "markers+text", "name": "7_đổi_mới_việt_nam_hợp_tác", "text": ["", "", "", "", "", "", "", "", "", "", "", "", "", "", "", "", "", "", "", "", "", "", "", "", "", "", "", "", "", "", "", "", "", "", "", "", "", "", "", "", "", "", "", "", "", "", "", "", "", "", "", "", "", "", "", "", "", "", "", "", "", "", "", "", "", "", "", "", "", "", "", "", "", "", "", "", "", "", "", "", "", "", "", "", "", "", "", "", "", "", "", "", "", "", "", "", "", "", "", "", "", "", "7_đổi_mới_việt_nam_hợp_tác"], "textfont": {"size": 12}, "type": "scattergl", "x": [1.717, 0.6646, 2.161, -0.3824, 1.453, 1.36, 2.007, 1.432, 2.331, 3.345, 0.383, 0.591, -0.0512, -0.5409, 3.993, 2.018, -0.4559, 2.332, 1.322, 1.267, 0.08475, 0.9865, 2.075, 0.8351, 1.964, 0.3672, 1.335, 0.7205, 0.1468, 2.061, 0.445, 5.06, 0.9802, 2.045, 1.902, 0.4911, -0.2783, 0.8577, 1.916, -0.7045, 1.439, 2.493, 2.118, -0.2686, 1.313, 2.111, 1.133, 1.47, 0.7046, 2.409, 1.205, -0.08141, 1.085, 1.037, -0.7715, 1.515, 0.9184, 0.5219, 2.057, 0.4327, -0.7262, 2.055, -0.1549, 0.608, 2.214, 2.164, 1.209, -0.216, 1.15, 0.8681, 0.9752, -0.2127, -1.111, 2.479, -1.176, -0.5305, 1.873, 2.065, 2.251, 0.8403, -0.9044, 1.42, 2.067, -0.3412, 0.5804, 2.093, 1.544, 1.917, 1.994, 1.708, 1.784, 1.381, 1.14, 0.6088, 1.012, 0.6022, 0.8476, 0.9108, -0.1987, 1.432, 0.03893, 1.513, 1.106], "y": [6.386, 2.518, 1.749, 0.5842, 2.882, 4.295, 2.374, 4.608, 2.015, 3.715, 4.139, 4.562, 3.612, 3.751, 3.121, 1.799, 3.442, 2.915, 2.821, 3.512, 3.188, 4.037, 3.902, 2.064, 1.776, 4.315, 3.56, 2.176, 4.203, 3.855, 4.24, 3.52, 4.438, 1.754, 2.045, 4.192, 3.563, 4.503, 1.967, 4.33, 3.666, 3.572, 1.734, 2.713, 4.657, 1.814, 4.183, 4.588, 4.738, 3.778, 3.122, 4.169, 3.634, 3.966, 3.335, 4.456, 4.463, 2.455, 2.332, 2.941, 4.11, 1.655, 5.308, 3.319, 1.854, 3.172, 2.649, 3.744, 4.73, 2.075, 3.555, 5.355, 3.58, 3.397, 3.57, 3.186, 1.712, 1.741, 3.583, 3.493, 4.158, 4.649, 2.196, 3.407, 3.823, 3.888, 3.684, 4.195, 4.466, 2.907, 4.279, 4.699, 3.7, 4.554, 5.155, 4.292, 4.555, 4.538, 2.544, 4.656, 3.283, 4.458, 3.496]}], "layout": {"annotations": [{"showarrow": false, "text": "D1", "x": -1.401, "y": 4.499, "yshift": 10}, {"showarrow": false, "text": "D2", "x": 2.581, "xshift": 10, "y": 8.867}], "height": 750, "shapes": [{"line": {"color": "#CFD8DC", "width": 2}, "type": "line", "x0": 2.581, "x1": 2.581, "y0": 0.131, "y1": 8.867}, {"line": {"color": "#9E9E9E", "width": 2}, "type": "line", "x0": -1.401, "x1": 6.562, "y0": 4.499, "y1": 4.499}], "title": {"font": {"color": "Black", "size": 22}, "text": "<b>Documents and Topics</b>", "x": 0.5, "xanchor": "center", "yanchor": "top"}, "width": 1200, "xaxis": {"visible": false}, "yaxis": {"visible": false}}}
